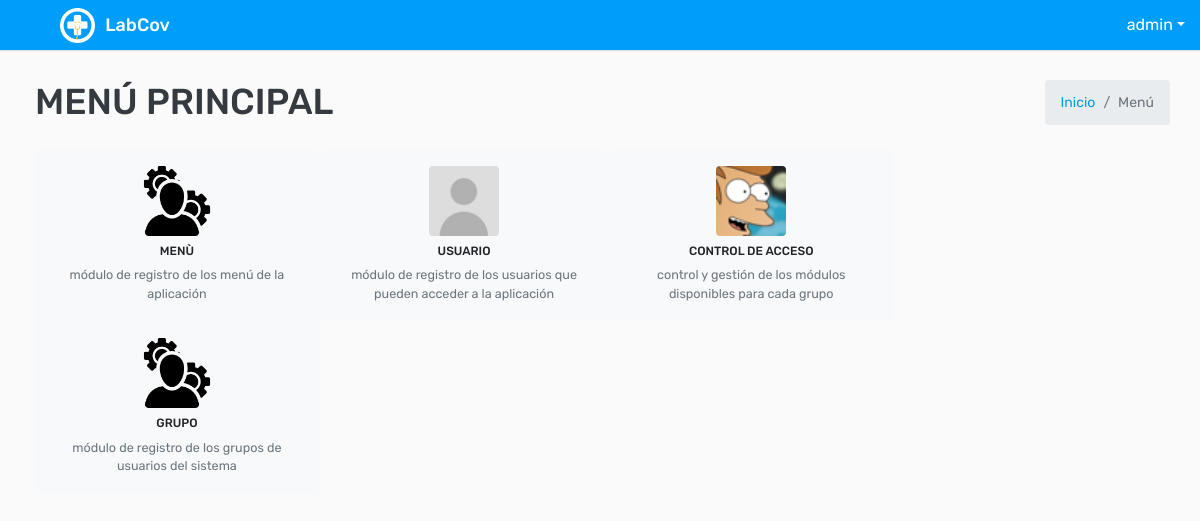
The app's page / (signed in), older data.
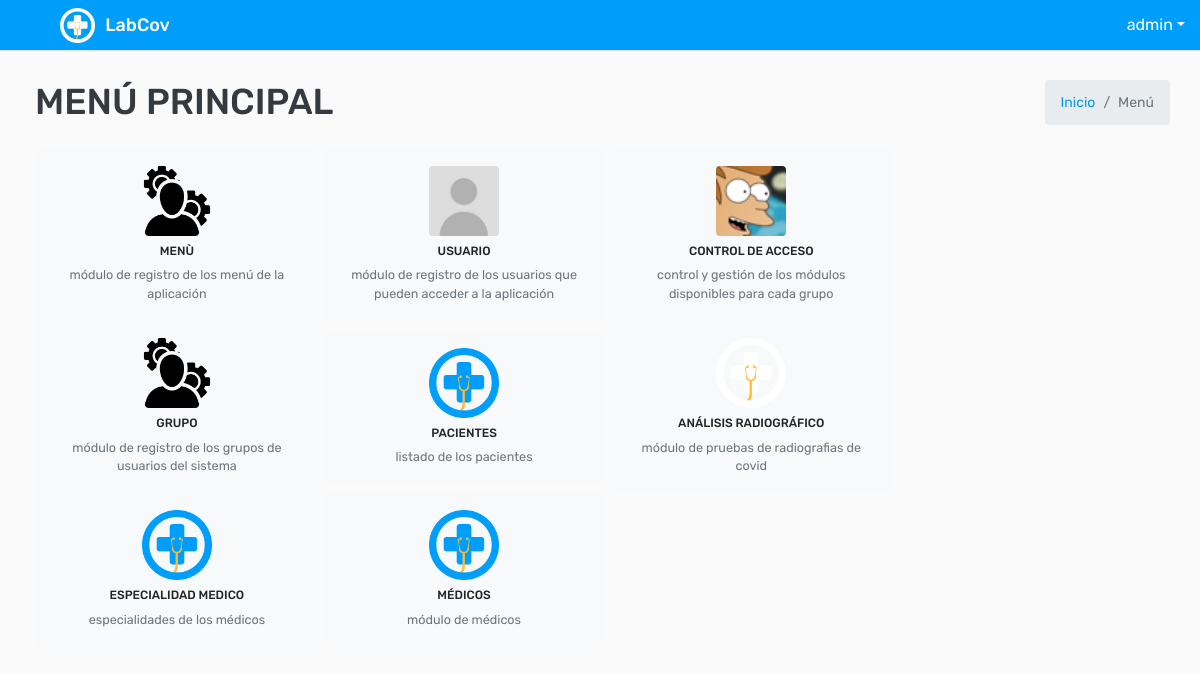
The same page, newer data.
### covid/models.py (models this page shows, shortened)
class ModeloBase(models.Model):
    class Meta:
        abstract = True
    """Model definition for ModeloBase."""
    fecha_creacion = models.DateTimeField(verbose_name='Fecha creación',auto_now_add=True)
    usuario_creacion = models.ForeignKey(settings.AUTH_USER_MODEL, verbose_name='Usuario Creación', related_name='+', blank=True, null=True,on_delete=models.PROTECT, editable=False)
    usuario_modificacion = models.ForeignKey(settings.AUTH_USER_MODEL, verbose_name='Usuario Modificación', related_name='+', blank=True, null=True,on_delete=models.PROTECT , editable=False)
    fecha_modificacion = models.DateTimeField(verbose_name='Fecha Modificación', auto_now=True)

class User(AbstractUser,ModeloBase):
    cedula=models.CharField(max_length=10, verbose_name='Cédula')
    tipo_genero = (('N', 'Ninguno'), ('M', 'Masculino'), ('F', 'Femenino'))
    genero = models.CharField('Género', choices=tipo_genero, default='N', max_length=1)

class Menu(ModeloBase):
    titulo = models.CharField(verbose_name='Título',max_length=200)
    descripcion = models.CharField( verbose_name='Descripciòn',max_length=200)
    icono = models.ImageField(verbose_name="icono", upload_to='icon/')
    url = models.CharField(verbose_name='Url', max_length=200)
    es_modulo_principal = models.BooleanField(default=False ,verbose_name='¿Es módulo principal?')
    principal = models.ForeignKey("self", null=True, blank=True, on_delete=models.CASCADE)
    grupo = models.ManyToManyField(Group, through='Menu_Groups', verbose_name='Grupos de usuario')
    activo = models.BooleanField(default=True)
    class Meta:
        verbose_name = 'Menu'
        verbose_name_plural = 'Menus'

### covid/views.py (the view)
# urls.py: path('', key.Dashboard_view.as_view(), name="dashboard" ),
class Dashboard_view(LoginRequiredMixin,TemplateView):
    template_name = "registration/dashboard.html"
    def get_context_data(self, **kwargs):
        permisos = Group.objects.filter(user=self.request.user)
        context = super().get_context_data(**kwargs)
        context['titulo'] ="Menú Principal"
        if self.request.user.is_superuser:
            context['MenuSuperUser'] = Menu.objects.all()
        else:
            context['menu'] = Menu_Groups.objects.filter( group__in=permisos, activo =True, menu__activo = True)
        return context

### templates/registration/dashboard.html (shortened to what this page needs)
{% extends 'plantillaBase.html' %} {% block content %} {% if user.is_superuser %} {% for dato in MenuSuperUser %}
<button onclick="location.href= '{{dato.url}}'" class=" btn btn-light rounded-0 w-25 p-3 mx-auto align-middle">
     <a class="border-0 ">
         <img class=" figure-img img-fluid rounded " src="{{dato.icono.url}}" width="70px" alt="Card image cap">
         <h6 class=" text-center ">{{dato.titulo.upper}}</h6>
         <figcaption class="figure-caption">{{dato.descripcion}}</figcaption>
     </a>
 </button> {% endfor %} {%endif %}  {% endblock %}

### templates/plantillaBase.html (shortened to what this page needs)
<!DOCTYPE html>
<html lang="es">
{% load static %}
<head>
    <link rel="stylesheet" type="text/css" href="{% static 'css/bootstrap.min.css'%}">
    <link rel="stylesheet" type="text/css" href="{% static 'css/font-awesome.min.css'%}">
    <link rel="stylesheet" type="text/css" href="{% static 'css/bootstrap-duallistbox.min.css'%}">
    <link rel="stylesheet" type="text/css" href="{% static 'css/style.css'%}"> {% block content_extra_css %} {% endblock content_extra_css %}
</head>
<body>
    <div class="main-wrapper">
        <div class="header">
            <div class="header-left">
                <a href="{% url 'dashboard'%}" class="logo">
                    <img src="{% static 'img/logo.png' %}" width="35" height="35" alt="">
                    <span>LabCov</span></a>
            </div>
            <ul class="nav user-menu float-right">
                <li class="nav-item dropdown has-arrow">
                    <a href="#" class="dropdown-toggle nav-link user-link" data-toggle="dropdown"></span><span>{{ request.user }}</span></a>
                </li>
            </ul>
        </div>
        <div class="page-wrapper ">
            <div class="content ">
                <div class="row mb-2 ">
                    <div class="col-sm-8 ">
                        <h1 class="m-0 text-dark ">{{ titulo.upper }}</h1>
                    </div>
                    <div class="col-sm-4 ">
                        <ol class="breadcrumb float-sm-right ">
                            <li class="breadcrumb-item "><a href="{% url 'dashboard'%} ">Inicio</a></li>
                            <li class="breadcrumb-item active ">Menú</li>
                        </ol>
                    </div>
                </div>
                {% block content %} {% endblock %}
            </div>
        </div>
    </div>
</body>
</html>

Row changes from the older to the newer data that the page shows:
added Menu: icono (picture), titulo "PACIENTES", descripcion "listado de los pacientes"
added Menu: icono (picture), titulo "ANÁLISIS RADIOGRÁFICO", descripcion "módulo de pruebas de radiografias de covid"
added Menu: icono (picture), titulo "ESPECIALIDAD MEDICO", descripcion "especialidades de los médicos"
added Menu: icono (picture), titulo "MÉDICOS", descripcion "módulo de médicos"
